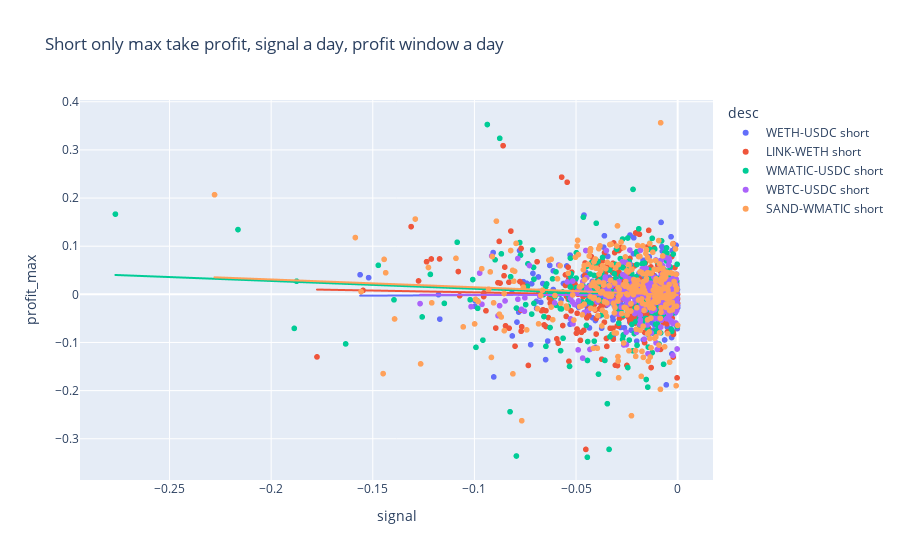

Notebook cell for this chart:
### Code cell
df_short_only = df.loc[df["side"] == "short"]

fig = px.scatter(
    df_short_only, 
    x="signal", 
    y="profit_max", 
    trendline="ols", 
    color="desc", 
    title=f"Short only max take profit, signal {signal_window_label}, profit window {profit_window_label}"
)
fig.show()

fig = px.scatter(
    df_short_only, 
    x="signal", 
    y="profit", 
    trendline="ols", 
    color="desc", 
    title=f"Short only profit last day, signal {signal_window_label}, profit window {profit_window_label}"
)
fig.show()

### Figure 1 — Plotly figure (JSON) as saved in the notebook; plotly's stock layout.template omitted (floating-point values rounded to 4 significant figures; data arrays with more than 128 entries replaced by an {"elided": "..."} marker saying what was removed)
{"data": [{"hovertemplate": "desc=WETH-USDC short<br>signal=%{x}<br>profit_max=%{y}<extra></extra>", "legendgroup": "WETH-USDC short", "marker": {"color": "#636efa", "symbol": "circle"}, "mode": "markers", "name": "WETH-USDC short", "showlegend": true, "type": "scattergl", "x": {"elided": "328 float values"}, "xaxis": "x", "y": {"elided": "328 float values"}, "yaxis": "y"}, {"hovertemplate": "<b>OLS trendline</b><br>profit_max = 0.0205354 * signal + 0.000424693<br>R<sup>2</sup>=0.000114<br><br>desc=WETH-USDC short<br>signal=%{x}<br>profit_max=%{y} <b>(trend)</b><extra></extra>", "legendgroup": "WETH-USDC short", "marker": {"color": "#636efa", "symbol": "circle"}, "mode": "lines", "name": "WETH-USDC short", "showlegend": false, "type": "scattergl", "x": {"elided": "327 float values"}, "xaxis": "x", "y": {"elided": "327 float values"}, "yaxis": "y"}, {"hovertemplate": "desc=LINK-WETH short<br>signal=%{x}<br>profit_max=%{y}<extra></extra>", "legendgroup": "LINK-WETH short", "marker": {"color": "#EF553B", "symbol": "circle"}, "mode": "markers", "name": "LINK-WETH short", "showlegend": true, "type": "scattergl", "x": {"elided": "337 float values"}, "xaxis": "x", "y": {"elided": "337 float values"}, "yaxis": "y"}, {"hovertemplate": "<b>OLS trendline</b><br>profit_max = -0.0744511 * signal + -0.00330556<br>R<sup>2</sup>=0.001117<br><br>desc=LINK-WETH short<br>signal=%{x}<br>profit_max=%{y} <b>(trend)</b><extra></extra>", "legendgroup": "LINK-WETH short", "marker": {"color": "#EF553B", "symbol": "circle"}, "mode": "lines", "name": "LINK-WETH short", "showlegend": false, "type": "scattergl", "x": {"elided": "337 float values"}, "xaxis": "x", "y": {"elided": "337 float values"}, "yaxis": "y"}, {"hovertemplate": "desc=WMATIC-USDC short<br>signal=%{x}<br>profit_max=%{y}<extra></extra>", "legendgroup": "WMATIC-USDC short", "marker": {"color": "#00cc96", "symbol": "circle"}, "mode": "markers", "name": "WMATIC-USDC short", "showlegend": true, "type": "scattergl", "x": {"elided": "326 float values"}, "xaxis": "x", "y": {"elided": "326 float values"}, "yaxis": "y"}, {"hovertemplate": "<b>OLS trendline</b><br>profit_max = -0.162441 * signal + -0.00470388<br>R<sup>2</sup>=0.005600<br><br>desc=WMATIC-USDC short<br>signal=%{x}<br>profit_max=%{y} <b>(trend)</b><extra></extra>", "legendgroup": "WMATIC-USDC short", "marker": {"color": "#00cc96", "symbol": "circle"}, "mode": "lines", "name": "WMATIC-USDC short", "showlegend": false, "type": "scattergl", "x": {"elided": "326 float values"}, "xaxis": "x", "y": {"elided": "326 float values"}, "yaxis": "y"}, {"hovertemplate": "desc=WBTC-USDC short<br>signal=%{x}<br>profit_max=%{y}<extra></extra>", "legendgroup": "WBTC-USDC short", "marker": {"color": "#ab63fa", "symbol": "circle"}, "mode": "markers", "name": "WBTC-USDC short", "showlegend": true, "type": "scattergl", "x": {"elided": "322 float values"}, "xaxis": "x", "y": {"elided": "322 float values"}, "yaxis": "y"}, {"hovertemplate": "<b>OLS trendline</b><br>profit_max = -0.0100718 * signal + -0.0020244<br>R<sup>2</sup>=0.000031<br><br>desc=WBTC-USDC short<br>signal=%{x}<br>profit_max=%{y} <b>(trend)</b><extra></extra>", "legendgroup": "WBTC-USDC short", "marker": {"color": "#ab63fa", "symbol": "circle"}, "mode": "lines", "name": "WBTC-USDC short", "showlegend": false, "type": "scattergl", "x": {"elided": "321 float values"}, "xaxis": "x", "y": {"elided": "321 float values"}, "yaxis": "y"}, {"hovertemplate": "desc=SAND-WMATIC short<br>signal=%{x}<br>profit_max=%{y}<extra></extra>", "legendgroup": "SAND-WMATIC short", "marker": {"color": "#FFA15A", "symbol": "circle"}, "mode": "markers", "name": "SAND-WMATIC short", "showlegend": true, "type": "scattergl", "x": {"elided": "318 float values"}, "xaxis": "x", "y": {"elided": "318 float values"}, "yaxis": "y"}, {"hovertemplate": "<b>OLS trendline</b><br>profit_max = -0.161687 * signal + -0.00141612<br>R<sup>2</sup>=0.005793<br><br>desc=SAND-WMATIC short<br>signal=%{x}<br>profit_max=%{y} <b>(trend)</b><extra></extra>", "legendgroup": "SAND-WMATIC short", "marker": {"color": "#FFA15A", "symbol": "circle"}, "mode": "lines", "name": "SAND-WMATIC short", "showlegend": false, "type": "scattergl", "x": {"elided": "318 float values"}, "xaxis": "x", "y": {"elided": "318 float values"}, "yaxis": "y"}], "layout": {"legend": {"title": {"text": "desc"}, "tracegroupgap": 0}, "title": {"text": "Short only max take profit, signal a day, profit window a day"}, "xaxis": {"anchor": "y", "domain": [0, 1], "title": {"text": "signal"}}, "yaxis": {"anchor": "x", "domain": [0, 1], "title": {"text": "profit_max"}}}}
